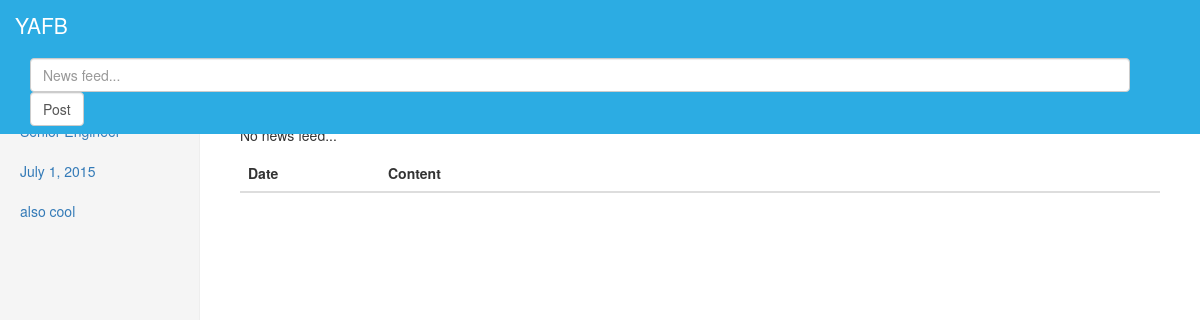
Before: /directory/employee/message/2/ with the older database file.
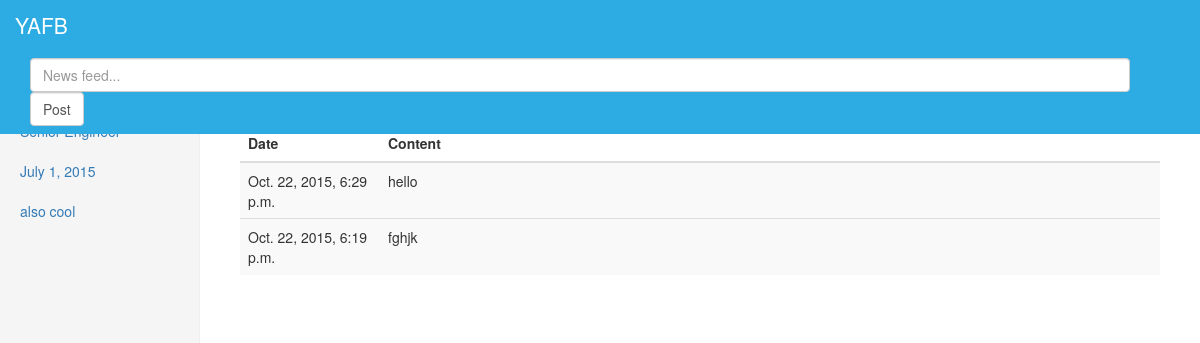
After: the same page with the newer database file.
### directory/models.py (models this page shows, shortened)
class Message(models.Model):
	writer = models.ForeignKey(Employee)
	text = models.CharField(max_length=300)
	time_stamp = models.DateTimeField(auto_now=True)

### directory/views.py (the view)
# urls.py: url(r'^employee/message/(?P<employee_id>[0-9]+)/$', views.news_feed_by_empoyee, name='news_feed_by_empoyee'),
def news_feed_by_empoyee(request, employee_id):
    employee = Employee.objects.get(pk=employee_id)
    messages = Message.objects.filter(writer=employee_id).order_by('-time_stamp')
    template = loader.get_template('directory/message.html')
    context = RequestContext(request, {
        'employee': employee,
        'newsfeed': messages,
    })
    return HttpResponse(template.render(context))

### directory/templates/directory/message.html
{% extends 'newsfeed.html' %}
{% block messageblock %}
    {% if newsfeed %}
        {% for feed in newsfeed %}
            <tr>
                <td>{{ feed.time_stamp }}</td>
                <td colspan="4">{{ feed.text }}</td>
            <tr>
        {% endfor %}
    {% else %}
        <p>No news feed...</p>
    {% endif %}
{% endblock %}
{% block employeeblock %}
    {% if employee %}
        <ul class="nav nav-sidebar">
            <li class="active"><a href="#">{{ employee.full_name }} <span class="sr-only">(current)</span></a></li>
            <li><a href="#">{{ employee.title }}</a></li>
            <li><a href="#">{{ employee.start_date }}</a></li>
            <li><a href="#">{{ employee.description }}</a></li>
        </ul>
    {% else %}
        <p>This employee is not available.</p>
    {% endif %}
{% endblock %}

Changed rows visible on the page:
added Message: time_stamp "Oct. 22, 2015, 6:29 p.m.", text "hello"
added Message: time_stamp "Oct. 22, 2015, 6:19 p.m.", text "fghjk"
Other visible differences:
text no longer shown: "No news feed..."
